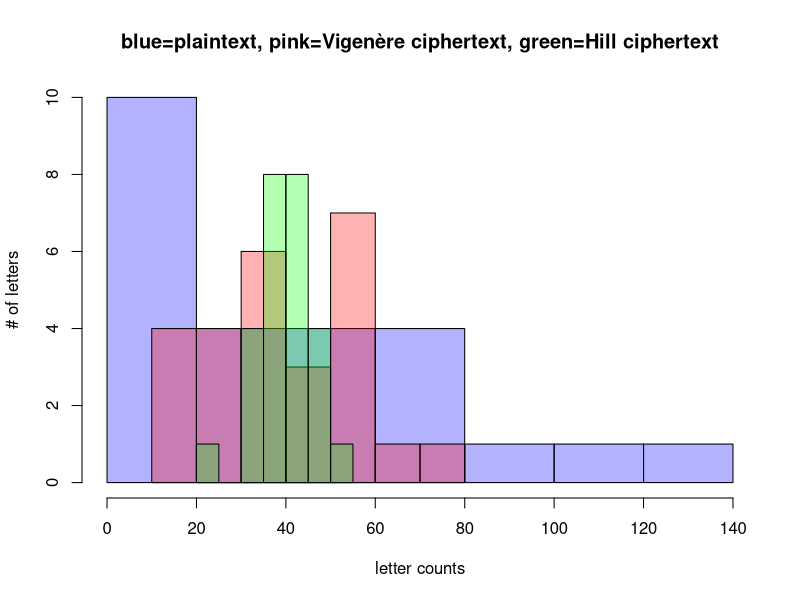

Generate this figure with R:
## ---- chunk 1
knitr::opts_chunk$set(echo = TRUE)
knitr::opts_chunk$set(comment = NA)
options(width = 100)
library(gmp)
stringToMod26 <- function(x) {utf8ToInt(x)-utf8ToInt("a")}
mod26ToString <- function(x) {intToUtf8(x+utf8ToInt("a"))}
vigenere <- function(txt, keyVector)
{
  pt <- stringToMod26(txt)
  suppressWarnings( 
    ct <- (pt + keyVector) %% 26
  )                               
  return(mod26ToString(ct))
}
letterCounts <- function(txt)
{
  return(sort(table(unlist(strsplit(txt,""))),decreasing=TRUE))
}
## ---- chunk 2
library(knitr)
roster <- c("Sam", "Wesley", "Andrew", "Winston", "Michael", "Logan", "Christian", "Caleb", "James", "Joe", "Emily", "Nathan")
set.seed(9152020) 
n <- length(roster)
ngps <- 3
maxingp <- ceiling(n/ngps)
# just make random groups
groups <- matrix(c(roster[sample(n)], 
                   rep("",(maxingp - (n %% maxingp)) %% maxingp)), 
                 ncol=maxingp, byrow=FALSE)
rownames(groups) <- paste0("Table #", 1:nrow(groups))
kable(t(groups))
## ---- chunk 3
A <- matrix(c(1,4,11, 2,5,9, 3,6,8), nrow=3, ncol=3)
A
solve(A) # computes the inverse over the real numbers
## ---- chunk 4
B <- (3*solve(A)*9) %% 26 # Note: 3*9 = 1 in Z_26
B
(A %*% B) %% 26
## ---- chunk 5
B <- round(3*solve(A)*9) %% 26 # Note: 3*9 = 1 in Z_26
B
(A %*% B) %% 26
## ---- chunk 6
hillCipher <- function(txt, keyMatrix) {
  pt <- stringToMod26(txt)
  n <- attributes(keyMatrix)$dim[2]
  suppressWarnings(
    mPtxt <- matrix(pt,nrow=n) # repeats text so length is a multiple of n
  )
  mCtxt <- (keyMatrix %*% mPtxt) %% 26
  return(mod26ToString(as.vector(mCtxt)))
}
## ---- chunk 7
A %*% B %% 26
hillCipher("thehillcipherisablockcipher", A)
hillCipher("tfseednyvppajinjttwwsligoup", B)
## ---- chunk 8
plaintext <- "howeverinthisextremedistresshewasnotdestituteofhisusualsagacitybuttrustinghimselftotheprovidenceofgodheputhislifeintohazardinthemannerfollowingandnowsaidhesinceitisresolvedamongyouthatyouwilldiecomeonletuscommitourmutualdeathstodeterminationbylothewhomthelotfallstofirstlethimbekilledbyhimthathaththesecondlotandthusfortuneshallmakeitsprogressthroughusallnorshallanyofusperishbyhisownrighthandforitwouldbeunfairifwhentherestaregonesomebodyshouldrepentandsavehimselfthisproposalappearedtothemtobeveryjustandwhenhehadprevailedwiththemtodeterminethismatterbylotshedrewoneofthelotsforhimselfalsohewhohadthefirstlotlaidhisneckbaretohimthathadthenextassupposingthatthegeneralwoulddieamongthemimmediatelyfortheythoughtdeathifjosephusmightbutdiewiththemwassweeterthanlifeyetwashewithanotherlefttothelastwhetherwemustsayithappenedsobychanceorwhetherbytheprovidenceofgodandashewasverydesirousneithertobecondemnedbythelotnorifhehadbeenlefttothelasttoimbruehisrighthandinthebloodofhiscountrymenhepersuadedhimtotrusthisfidelitytohimandtoliveaswellashimself"
hciphertext <- hillCipher(plaintext, A)
keyAsVector <- stringToMod26("skyler")
vciphertext <- vigenere(plaintext, keyAsVector)
p1 <- hist(letterCounts(plaintext), plot=FALSE)
p2 <- hist(letterCounts(vciphertext), plot=FALSE)
p3 <- hist(letterCounts(hciphertext), plot=FALSE)
plot( p1, col=rgb(0,0,1,0.3), main="blue=plaintext, pink=Vigenère ciphertext, green=Hill ciphertext", 
      xlab="letter counts", ylab="# of letters")  # transparent blue 
plot( p2, col=rgb(1,0,0,0.3), add=TRUE)  # transparent red 
plot( p3, col=rgb(0,1,0,0.3), add=TRUE)  # transparent green 
